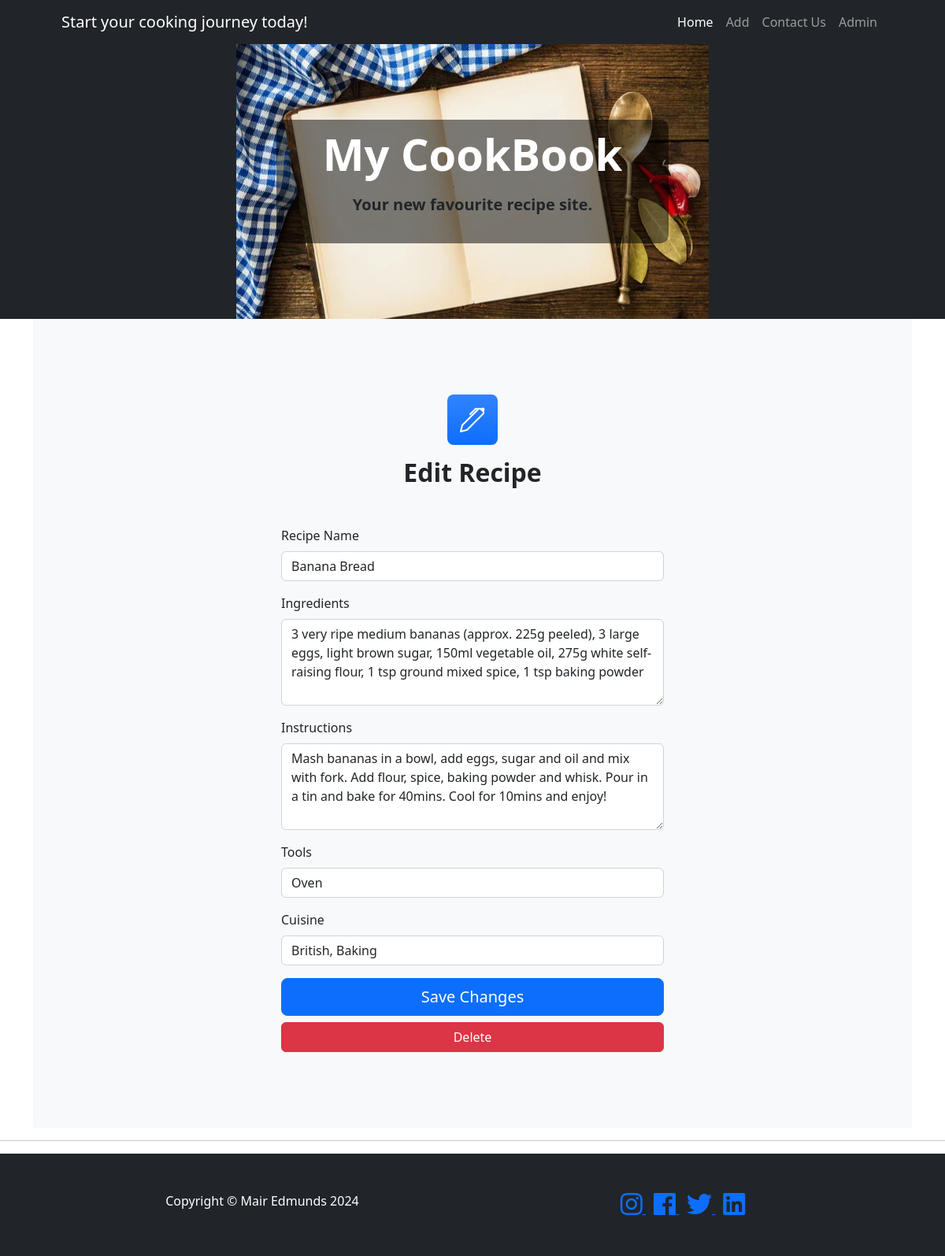
Page /edit_recipe/1 on the committed database.
### run.py (models this page shows)
class Recipe(db.Model):
    id = db.Column(db.Integer, primary_key=True)
    name = db.Column(db.String(255), nullable=False)
    ingredients = db.Column(db.Text, nullable=False)
    instructions = db.Column(db.Text, nullable=False)
    tools = db.Column(db.String(255), nullable=False)
    cuisine = db.Column(db.String(255), nullable=False)

### run.py (the view, shortened to what this page needs)
@app.route('/edit_recipe/<int:recipe_id>', methods=['GET', 'POST'])
def edit_recipe(recipe_id):
    recipe = Recipe.query.get(recipe_id)
    if recipe is None:
        return "Recipe not found", 404
    return render_template('edit_recipe.html', recipe=recipe)

### templates/edit_recipe.html
{% extends "base.html" %}
{% block content %}
<section class="bg-light py-5">
    <div class="container px-5 my-5">
        <div class="text-center mb-5">
            <div class="feature bg-primary bg-gradient text-white rounded-3 mb-3"><i class="bi bi-pen"></i>
            </div>
            <h2 class="fw-bolder">Edit Recipe</h2>
        </div>
        <div class="row gx-5 justify-content-center">
            <div class="col-lg-6">
                <form method="POST" action="{{ url_for('edit_recipe', recipe_id=recipe.id) }}">
                    <div class="mb-3">
                        <label for="name" class="form-label">Recipe Name</label>
                        <input type="text" class="form-control" id="name" name="name" value="{{ recipe.name }}"
                            required>
                    </div>
                    <div class="mb-3">
                        <label for="ingredients" class="form-label">Ingredients</label>
                        <textarea class="form-control" id="ingredients" name="ingredients" rows="4"
                            required>{{ recipe.ingredients }}</textarea>
                    </div>
                    <div class="mb-3">
                        <label for="instructions" class="form-label">Instructions</label>
                        <textarea class="form-control" id="instructions" name="instructions" rows="4"
                            required>{{ recipe.instructions }}</textarea>
                    </div>
                    <div class="mb-3">
                        <label for="tools" class="form-label">Tools</label>
                        <input type="text" class="form-control" id="tools" name="tools" value="{{ recipe.tools }}"
                            required>
                    </div>
                    <div class="mb-3">
                        <label for="cuisine" class="form-label">Cuisine</label>
                        <input type="text" class="form-control" id="cuisine" name="cuisine" value="{{ recipe.cuisine }}"
                            required>
                    </div>
                    <div class="d-grid">
                        <button type="submit" class="btn btn-lg btn-primary">Save Changes</button>
                    </div>
                    <div class="d-grid mt-2">
                        <a class="btn btn-danger " href="{{ url_for('delete_recipe', recipe_id=recipe.id) }}">
                            Delete
                        </a>
                    </div>
                </form>
            </div>
        </div>
    </div>
</section>
{% endblock %}

### rows in the picture
Recipe: name "Banana Bread", ingredients "3 very ripe medium bananas (approx. 225g peeled), 3 large eggs, light brown sugar, 150ml vegetable oil, 275g white self-raising flour, 1 tsp ground mixed spice, 1 tsp baking powder", instructions "Mash bananas in a bowl, add eggs, sugar and oil and mix with fork. Add flour, spice, baking powder and whisk. Pour in a tin and bake for 40mins. Cool for 10mins and enjoy!", tools "Oven", cuisine "British, Baking"
